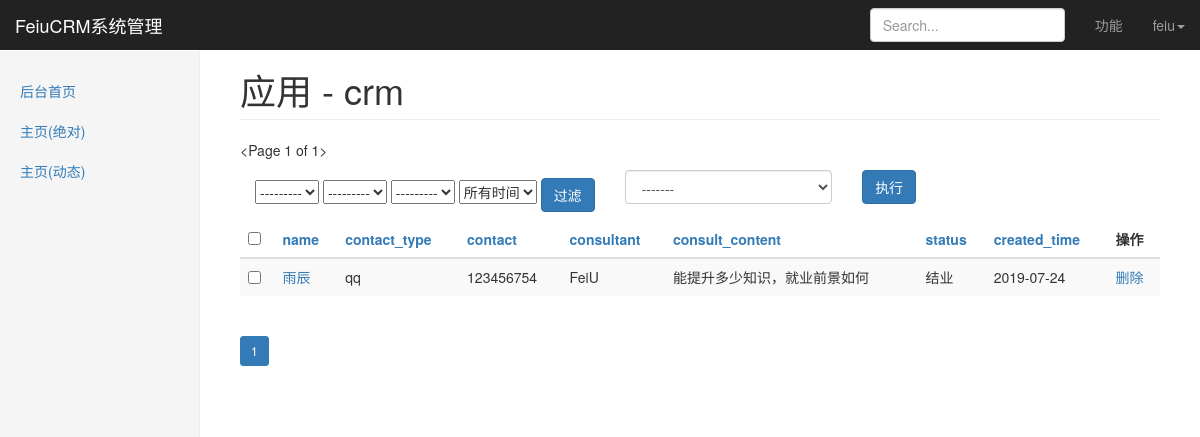
The app's page /djadmin/crm/customerinfo/ (signed in) with its own data.
### crm/models.py (models this page shows, shortened)
class Menu(models.Model):
    Url_Type_Choices = (
        (0, '绝对URL'),
        (1, '动态URL')
    )
    name = models.CharField(max_length=100, verbose_name='菜单名称')
    url_type = models.SmallIntegerField(choices=Url_Type_Choices, default=0, verbose_name='菜单类型')
    url = models.CharField(max_length=200, verbose_name='URL地址')
    class Meta:
        unique_together = ('name', 'url')
        verbose_name_plural = verbose_name = '动态菜单'

class CustomerInfo(models.Model):
    Contact_Type_Choices = (
        (1, 'qq'),
        (2, '微信'),
        (3, '手机'),
        (4, '其他')
    )
    Source_Choice = (
        (1, 'qq群'),
        (2, '微信'),
        (3, '转介绍'),
        (4, '其它'),
    )
    Status_Choice = (
        (1, '未报名'),
        (2, '已报名'),
        (3, '结业')
    )
    name = models.CharField(max_length=50, verbose_name='客户姓名')
    contact_type = models.SmallIntegerField(choices=Contact_Type_Choices, default=1, verbose_name='联系媒介')
    contact = models.CharField(max_length=50, unique=True, verbose_name='联系方式')
    source = models.SmallIntegerField(choices=Source_Choice, verbose_name='客户来源')
    referral_from = models.ForeignKey('self', blank=True, null=True, on_delete=models.SET_NULL, verbose_name='转介绍客户', related_name='customerinfo')
    consult_courses = models.ManyToManyField(Course, verbose_name='咨询课程',  related_name='customerinfo')  # 多对多关联课程
    consult_content = models.TextField(verbose_name='咨询内容')
    status = models.SmallIntegerField(choices=Status_Choice, verbose_name='客户状态')
    consultant = models.ForeignKey(UserProfile, null=True, blank=True, on_delete=models.SET_NULL, verbose_name='课程顾问', related_name='customerinfo')
    created_time = models.DateField(auto_now_add=True, verbose_name='创建时间')
    class Meta:
        verbose_name_plural = verbose_name = '客户信息'

class UserProfile(models.Model):
    user = models.OneToOneField(User, on_delete=models.CASCADE, related_name='userprofile', verbose_name='关联系统User')  # 扩展user模型
    name = models.CharField(max_length=50, verbose_name='姓名')
    role = models.ManyToManyField(Role, related_name='userprofile', verbose_name='角色列表')
    class Meta:
        verbose_name_plural = verbose_name = '用户'
    def __str__(self):
        return self.name

### djadmin/views.py (the view, shortened to what this page needs)
# urls.py: path('<str:app_name>/<str:model_name>/', table_detail, name='table_detail'),  # 数据表详情
@login_required
def table_detail(request, app_name, model_name):
    admin_class = site.enable_admins[app_name][model_name]
    queryset = admin_class.model.objects.all()
    queryset, filter_conditions = get_filter_result(request, queryset)
    admin_class.filter_conditions = filter_conditions
    queryset, keyword = get_search_result(request, queryset, admin_class)
    admin_class.search_keyword = keyword  # 将搜索字符串保存到全局类中
    queryset, current_order_field = get_order_result(request, queryset, admin_class)
    if current_order_field.values():
        current_order_value = list(current_order_field.values())[0]
    else:
        current_order_value = ''
    paginator = Paginator(queryset, admin_class.list_per_page)  # Show 10 contacts per page
    page = request.GET.get('page')
    try:
        queryset = paginator.get_page(page)
    except PageNotAnInteger:
        queryset = paginator.get_page(1)
    except EmptyPage:
        queryset = paginator.get_page(paginator.num_pages)
    return render(request, 'djadmin/table_detail.html', locals())

### djadmin/templatetags/djadmin_tags.py (called while the page is built, shortened)
@register.simple_tag
def build_table_head_name(admin_class):
    th = ''
    if admin_class.list_display:
        for display_field in admin_class.list_display:
            display_field_obj = admin_class.model._meta.get_field(display_field)
            tmp = "<th>{}</th>".format(display_field_obj.verbose_name)
            th += tmp
    else:
        th += "<th>{}</th>".format(admin_class.model._meta.verbose_name)  # 如果没有自定义注册，则表格标题就显示模型的别名verbose_name
    return mark_safe(th)

@register.simple_tag
def get_sorted_data(display_field, current_order_field, forloop_counter):
    print(current_order_field)  # {'status': '-5'}假如是按客户状态（列表索引为5）
    print(display_field)  # 遍历显示list_display列表值
    if display_field in current_order_field.keys():
        if current_order_field[display_field].startswith('-'):
            order_data = current_order_field[display_field].replace('-', '')  # 去掉倒序
        else:
            order_data = '-' + current_order_field[display_field]
        return order_data
    return forloop_counter  # 如果不是当前排序，直接默认正序，也就是list_display的索引值

@register.simple_tag
def get_sorted_arrow(display_field, current_order_field, forloop_counter):
    return ''

@register.simple_tag
def render_filter_args(admin_class):
    if admin_class.filter_conditions:
        tmp = ''
        for k, v in admin_class.filter_conditions.items():
            tmp += '&{}={}'.format(k, v)
        return mark_safe(tmp)
    return ''

### djadmin/views.py (called while the page is built, shortened)
def get_filter_result(request, queryset):
    filter_conditions = {}
    for k, v in request.GET.items():
        if k == 'page' or k.startswith('_'):
            continue
        if v:  # 所选的值不会空是保存到字典中
            filter_conditions[k] = v
    return queryset.filter(**filter_conditions), filter_conditions

def get_order_result(request, queryset, admin_class):
    current_order_field = dict()
    order_value = request.GET.get('_order')  # _order的值为list_display列表的索引：-0, 0, 1, -3等
    if order_value:
        order_field = admin_class.list_display[abs(int(order_value))]
        current_order_field[order_field] = order_value
        if order_value.startswith('-'):
            order_field = '-' + order_field
        return queryset.order_by(order_field), current_order_field
    else:
        return queryset, current_order_field

def get_search_result(request, queryset, admin_class):
    keyword = request.GET.get('_kw', '')
    return queryset, keyword

### djadmin/templates/djadmin/table_detail.html (shortened to what this page needs)
{% extends 'djadmin/base.html' %}
{% load djadmin_tags %}
{% block content %}
    <h1 class="page-header">应用 - {{ app_name }}</h1>
    {{ queryset }}
{% if admin_class.list_filter %}
    <p>
        <form class="navbar-form navbar-left">
            {% for filter_field in admin_class.list_filter %}
                {% build_option_filter filter_field admin_class %}
            {% endfor %}
            <button type="submit" class="btn btn-primary">过滤</button>
        </form>
    </p>
{% endif %}
    <form method="post" onsubmit="ActionCheck(this)">
    <div class="row">
        <div class="col-md-3">
            <select class="form-control" name="action">
                <option value="">-------</option>
            </select>
        </div>
        <div class="col-md-2">
            <input type="submit" value="执行" class="btn btn-primary">
        </div>
    </div>
</form>
    <table class="table table-striped">
        <thead>
        <tr>
        <th><input type="checkbox" onclick="SelectALLObjs(this)"></th>
        {% if admin_class.list_display %}
            {% for display_field in admin_class.list_display %}
                <th>
                    <a href="?_order={% get_sorted_data display_field current_order_field forloop.counter0 %}{% render_filter_args admin_class %}">
                        {{ display_field }} {% get_sorted_arrow display_field current_order_field forloop.counter0 %}
                    </a>
                </th>
            {% endfor %}
        {% else %}
            {% build_table_head_name admin_class %}
        {% endif %}
        <th>操作</th>
        </tr>
        </thead>
        <tbody>
            {% for obj in queryset %}
                <tr>
                    <td><input row-select="true" type="checkbox" value="{{ obj.id }}"></td>
                    {% build_table_body obj admin_class %}
                    <td><a href="{% url 'djadmin:table_delete' app_name model_name obj.id %}">删除</a></td>
                </tr>
            {% endfor %}
        </tbody>
    </table>
    <div>
    {% include 'include/pagination.html' with page=queryset current_order_value=current_order_value %}
</div>
{% endblock %}

### djadmin/templates/djadmin/base.html (shortened to what this page needs)
<!DOCTYPE html>
{% load static %}
{% load djadmin_tags %}
<html lang="zh-CN">
<head>
    <link href="{% static 'bootstrap-3.3.7/css/bootstrap.min.css' %}" rel="stylesheet">
    <link href="{% static 'bootstrap-3.3.7/css/ie10-viewport-bug-workaround.css' %}" rel="stylesheet">
    <link href="{% static 'bootstrap-3.3.7/css/dashboard.css' %}" rel="stylesheet">
</head>
<body>
<nav class="navbar navbar-inverse navbar-fixed-top">
    <div class="container-fluid">
        <div class="navbar-header">
            <a class="navbar-brand" href="#">FeiuCRM系统管理</a>
        </div>
        <div id="navbar" class="navbar-collapse collapse">
            <ul class="nav navbar-nav navbar-right">
                <li><a href="#">功能</a></li>
                {% if request.user.is_authenticated %}
                    <li class="dropdown">
                        <a href="#" class="dropdown-toggle" data-toggle="dropdown" role="button" aria-haspopup="true" aria-expanded="false">{{ request.user }}<span class="caret"></span></a>
                    </li>
                {% else %}
                    <li><a href="{% url 'djadmin:user_login' %}">点击登录</a></li>
                {% endif %}
            </ul>
<form class="navbar-form navbar-right">
    <input name="_kw" type="text" class="form-control" placeholder="Search..." value="{{ keyword }}">
</form>
        </div>
    </div>
</nav>
<div class="container-fluid">
    {% block body %}
        <div class="row">
            <div class="col-sm-3 col-md-2 sidebar">
                <ul class="nav nav-sidebar">
                   {% url 'djadmin:index' as djadmin_index %}
                    <li {% if request.path == djadmin_index %} class="active" {% endif %}><a href="{{ djadmin_index }}">后台首页</a></li>
                    {% for role in request.user.userprofile.role.all %}
                        {% for menu in role.menus.all %}
                            {% if menu.url_type == 0 %}
                                <li {% if request.path == menu.url %} class="active" {% endif %}><a href="{{ menu.url }}">{{ menu.name }}</a></li>
                            {% else %}
                                {% url menu.url as menu_dynamic_url %}
                                <li {% if request.path == menu_dynamic_url %} class="active" {% endif %}><a href="{{ menu_url }}">{{ menu.name }}</a></li>
                            {% endif %}
                        {% endfor %}
                    {% endfor %}
                </ul>
            </div>
            <div class="col-sm-9 col-sm-offset-3 col-md-10 col-md-offset-2 main">
                {% block content %}
                {% endblock %}
            </div>
        </div>
    {% endblock body %}
</div>
</body>
</html>

### records on screen
Menu: name "主页(绝对)"
Menu: name "主页(动态)"
CustomerInfo: name+id+contact_type "雨辰 qq 123456754 FeiU 能提升多少知识，就业前景如何 结业 2019-07-24"

### other values on screen
{{ request.user }} "feiu"
{{ app_name }} "crm"
{{ queryset }} "<Page 1 of 1>"
{{ display_field }} "name" "contact_type" "contact" "consultant" "consult_content" "status" "created_time"
{{ pg }} "1"
